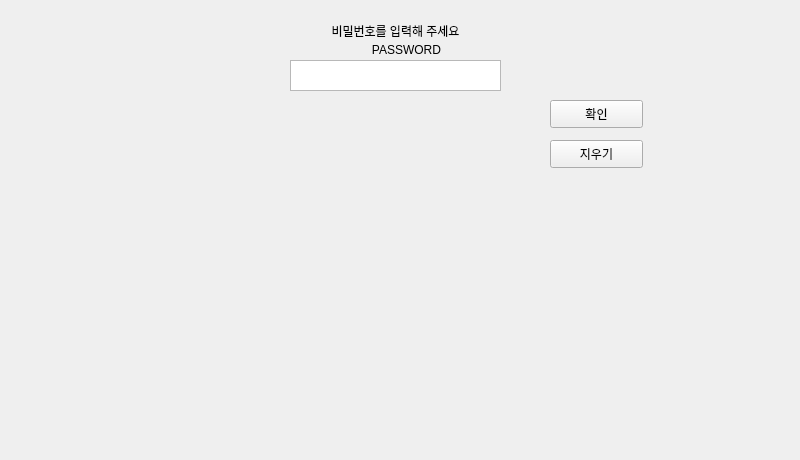
<?xml version="1.0" encoding="UTF-8"?>
<ui version="4.0">
 <class>Dialog</class>
 <widget class="QDialog" name="Dialog">
  <property name="geometry">
   <rect>
    <x>0</x>
    <y>0</y>
    <width>800</width>
    <height>460</height>
   </rect>
  </property>
  <property name="windowTitle">
   <string>Dialog</string>
  </property>
  <widget class="QWidget" name="gridLayoutWidget">
   <property name="geometry">
    <rect>
     <x>270</x>
     <y>100</y>
     <width>255</width>
     <height>321</height>
    </rect>
   </property>
   <layout class="QGridLayout" name="gridLayout">
    <item row="3" column="1">
     <widget class="QPushButton" name="btNum0">
      <property name="text">
       <string/>
      </property>
      <property name="icon">
       <iconset>
        <normaloff>snack_picture/number/number_0.png</normaloff>snack_picture/number/number_0.png</iconset>
      </property>
      <property name="iconSize">
       <size>
        <width>60</width>
        <height>50</height>
       </size>
      </property>
      <property name="autoDefault">
       <bool>false</bool>
      </property>
      <property name="flat">
       <bool>true</bool>
      </property>
     </widget>
    </item>
    <item row="1" column="0">
     <widget class="QPushButton" name="btNum4">
      <property name="text">
       <string/>
      </property>
      <property name="icon">
       <iconset>
        <normaloff>snack_picture/number/number_4.png</normaloff>snack_picture/number/number_4.png</iconset>
      </property>
      <property name="iconSize">
       <size>
        <width>60</width>
        <height>50</height>
       </size>
      </property>
      <property name="autoDefault">
       <bool>false</bool>
      </property>
      <property name="flat">
       <bool>true</bool>
      </property>
     </widget>
    </item>
    <item row="2" column="0">
     <widget class="QPushButton" name="btNum7">
      <property name="text">
       <string/>
      </property>
      <property name="icon">
       <iconset>
        <normaloff>snack_picture/number/number_7.png</normaloff>snack_picture/number/number_7.png</iconset>
      </property>
      <property name="iconSize">
       <size>
        <width>60</width>
        <height>50</height>
       </size>
      </property>
      <property name="autoDefault">
       <bool>false</bool>
      </property>
      <property name="flat">
       <bool>true</bool>
      </property>
     </widget>
    </item>
    <item row="1" column="1">
     <widget class="QPushButton" name="btNum5">
      <property name="text">
       <string/>
      </property>
      <property name="icon">
       <iconset>
        <normaloff>snack_picture/number/number_5.png</normaloff>snack_picture/number/number_5.png</iconset>
      </property>
      <property name="iconSize">
       <size>
        <width>60</width>
        <height>50</height>
       </size>
      </property>
      <property name="autoDefault">
       <bool>false</bool>
      </property>
      <property name="flat">
       <bool>true</bool>
      </property>
     </widget>
    </item>
    <item row="1" column="2">
     <widget class="QPushButton" name="btNum6">
      <property name="text">
       <string/>
      </property>
      <property name="icon">
       <iconset>
        <normaloff>snack_picture/number/number_6.png</normaloff>snack_picture/number/number_6.png</iconset>
      </property>
      <property name="iconSize">
       <size>
        <width>60</width>
        <height>50</height>
       </size>
      </property>
      <property name="autoDefault">
       <bool>false</bool>
      </property>
      <property name="flat">
       <bool>true</bool>
      </property>
     </widget>
    </item>
    <item row="0" column="2">
     <widget class="QPushButton" name="btNum3">
      <property name="text">
       <string/>
      </property>
      <property name="icon">
       <iconset>
        <normaloff>snack_picture/number/number_3.png</normaloff>snack_picture/number/number_3.png</iconset>
      </property>
      <property name="iconSize">
       <size>
        <width>60</width>
        <height>50</height>
       </size>
      </property>
      <property name="flat">
       <bool>true</bool>
      </property>
     </widget>
    </item>
    <item row="0" column="1">
     <widget class="QPushButton" name="btNum2">
      <property name="text">
       <string/>
      </property>
      <property name="icon">
       <iconset>
        <normaloff>snack_picture/number/number_2.png</normaloff>snack_picture/number/number_2.png</iconset>
      </property>
      <property name="iconSize">
       <size>
        <width>60</width>
        <height>50</height>
       </size>
      </property>
      <property name="autoDefault">
       <bool>false</bool>
      </property>
      <property name="flat">
       <bool>true</bool>
      </property>
     </widget>
    </item>
    <item row="2" column="1">
     <widget class="QPushButton" name="btNum8">
      <property name="text">
       <string/>
      </property>
      <property name="icon">
       <iconset>
        <normaloff>snack_picture/number/number_8.png</normaloff>snack_picture/number/number_8.png</iconset>
      </property>
      <property name="iconSize">
       <size>
        <width>60</width>
        <height>50</height>
       </size>
      </property>
      <property name="autoDefault">
       <bool>false</bool>
      </property>
      <property name="flat">
       <bool>true</bool>
      </property>
     </widget>
    </item>
    <item row="2" column="2">
     <widget class="QPushButton" name="btNum9">
      <property name="text">
       <string/>
      </property>
      <property name="icon">
       <iconset>
        <normaloff>snack_picture/number/number_9.png</normaloff>snack_picture/number/number_9.png</iconset>
      </property>
      <property name="iconSize">
       <size>
        <width>60</width>
        <height>50</height>
       </size>
      </property>
      <property name="autoDefault">
       <bool>false</bool>
      </property>
      <property name="flat">
       <bool>true</bool>
      </property>
     </widget>
    </item>
    <item row="0" column="0">
     <widget class="QPushButton" name="btNum1">
      <property name="text">
       <string/>
      </property>
      <property name="icon">
       <iconset>
        <normaloff>snack_picture/number/number_1.png</normaloff>snack_picture/number/number_1.png</iconset>
      </property>
      <property name="iconSize">
       <size>
        <width>60</width>
        <height>50</height>
       </size>
      </property>
      <property name="autoDefault">
       <bool>false</bool>
      </property>
      <property name="flat">
       <bool>true</bool>
      </property>
     </widget>
    </item>
   </layout>
  </widget>
  <widget class="QTextBrowser" name="tbPwShow">
   <property name="geometry">
    <rect>
     <x>290</x>
     <y>60</y>
     <width>211</width>
     <height>31</height>
    </rect>
   </property>
  </widget>
  <widget class="QLabel" name="lbPw">
   <property name="geometry">
    <rect>
     <x>350</x>
     <y>40</y>
     <width>91</width>
     <height>20</height>
    </rect>
   </property>
   <property name="text">
    <string>PASSWORD</string>
   </property>
   <property name="alignment">
    <set>Qt::AlignRight|Qt::AlignTrailing|Qt::AlignVCenter</set>
   </property>
  </widget>
  <widget class="QPushButton" name="btPwCheck">
   <property name="geometry">
    <rect>
     <x>550</x>
     <y>100</y>
     <width>93</width>
     <height>28</height>
    </rect>
   </property>
   <property name="text">
    <string>확인</string>
   </property>
  </widget>
  <widget class="QPushButton" name="btPwCancel">
   <property name="geometry">
    <rect>
     <x>550</x>
     <y>140</y>
     <width>93</width>
     <height>28</height>
    </rect>
   </property>
   <property name="text">
    <string>지우기</string>
   </property>
  </widget>
  <widget class="QLabel" name="lbGuide">
   <property name="geometry">
    <rect>
     <x>290</x>
     <y>20</y>
     <width>211</width>
     <height>22</height>
    </rect>
   </property>
   <property name="text">
    <string>비밀번호를 입력해 주세요</string>
   </property>
   <property name="alignment">
    <set>Qt::AlignCenter</set>
   </property>
  </widget>
 </widget>
 <resources/>
 <connections/>
</ui>
